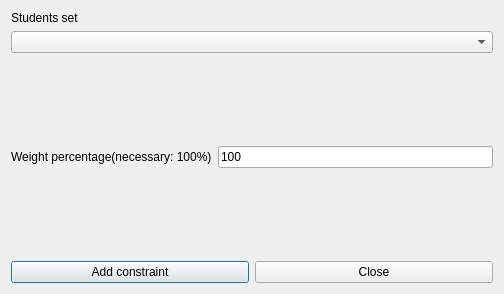
<?xml version="1.0" encoding="UTF-8"?>
<ui version="4.0">
 <class>AddConstraintStudentsSetMaxTwoActivityTagsPerDayFromN1N2N3Form_template</class>
 <widget class="QDialog" name="AddConstraintStudentsSetMaxTwoActivityTagsPerDayFromN1N2N3Form_template">
  <property name="geometry">
   <rect>
    <x>0</x>
    <y>0</y>
    <width>504</width>
    <height>294</height>
   </rect>
  </property>
  <property name="windowTitle">
   <string extracomment="This is the title of the dialog to add a new constraint of this type">Add students set max two activity tags per day from N1 N2 N3</string>
  </property>
  <layout class="QGridLayout" name="gridLayout">
   <item row="0" column="0">
    <layout class="QVBoxLayout">
     <item>
      <widget class="QLabel" name="studentsSetTextLabel">
       <property name="frameShape">
        <enum>QFrame::NoFrame</enum>
       </property>
       <property name="frameShadow">
        <enum>QFrame::Plain</enum>
       </property>
       <property name="text">
        <string>Students set</string>
       </property>
       <property name="wordWrap">
        <bool>false</bool>
       </property>
      </widget>
     </item>
     <item>
      <widget class="QComboBox" name="studentsComboBox">
       <property name="editable">
        <bool>false</bool>
       </property>
       <property name="insertPolicy">
        <enum>QComboBox::NoInsert</enum>
       </property>
       <property name="duplicatesEnabled">
        <bool>false</bool>
       </property>
      </widget>
     </item>
    </layout>
   </item>
   <item row="1" column="0">
    <spacer name="verticalSpacer_3">
     <property name="orientation">
      <enum>Qt::Vertical</enum>
     </property>
     <property name="sizeHint" stdset="0">
      <size>
       <width>20</width>
       <height>20</height>
      </size>
     </property>
    </spacer>
   </item>
   <item row="2" column="0">
    <layout class="QHBoxLayout" name="horizontalLayout">
     <item>
      <widget class="QLabel" name="weightTextLabel">
       <property name="frameShape">
        <enum>QFrame::NoFrame</enum>
       </property>
       <property name="frameShadow">
        <enum>QFrame::Plain</enum>
       </property>
       <property name="text">
        <string>Weight percentage(necessary: 100%)</string>
       </property>
       <property name="wordWrap">
        <bool>false</bool>
       </property>
      </widget>
     </item>
     <item>
      <widget class="QLineEdit" name="weightLineEdit">
       <property name="text">
        <string notr="true">100</string>
       </property>
      </widget>
     </item>
    </layout>
   </item>
   <item row="3" column="0">
    <spacer name="verticalSpacer_2">
     <property name="orientation">
      <enum>Qt::Vertical</enum>
     </property>
     <property name="sizeHint" stdset="0">
      <size>
       <width>20</width>
       <height>20</height>
      </size>
     </property>
    </spacer>
   </item>
   <item row="4" column="0">
    <layout class="QHBoxLayout">
     <item>
      <widget class="QPushButton" name="addConstraintPushButton">
       <property name="text">
        <string>Add constraint</string>
       </property>
      </widget>
     </item>
     <item>
      <widget class="QPushButton" name="closePushButton">
       <property name="text">
        <string>Close</string>
       </property>
      </widget>
     </item>
    </layout>
   </item>
  </layout>
 </widget>
 <layoutdefault spacing="6" margin="11"/>
 <resources/>
 <connections/>
</ui>
